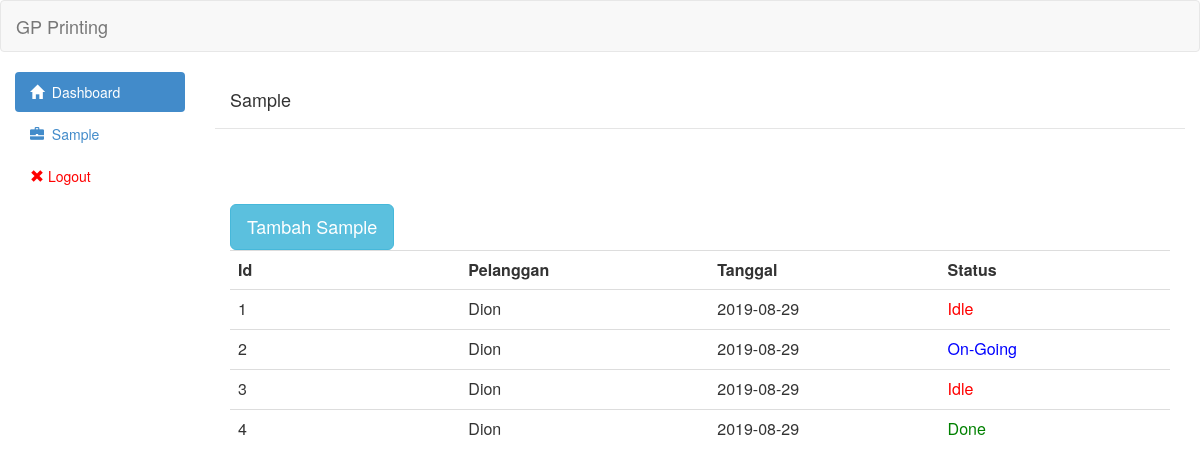
/view/sample.php (signed in), run on the app's committed database.
### tables this page shows
CREATE TABLE `sample` (
  `id` int(11) NOT NULL,
  `id_pelanggan` int(11) NOT NULL,
  `tgl` date NOT NULL,
  `status` tinyint(1) NOT NULL DEFAULT 0,
  `deadline` date DEFAULT NULL
);

CREATE TABLE `pelanggan` (
  `id` int(11) NOT NULL,
  `nama` varchar(255) NOT NULL,
  `alamat` text NOT NULL,
  `no_telepon` varchar(255) NOT NULL
);

### controller/sample/sample_show.php (the view, shortened to what this page needs)
<?php
	include('../controller/config/linken.php');
	include('../controller/config/asset.php');
	$queryGetSample = "SELECT sample.id,sample.deadline,pelanggan.nama,sample.status,sample.tgl FROM sample join pelanggan on sample.id_pelanggan = pelanggan.id ORDER BY sample.id ASC";
	$resultGetSample = mysqli_query($link,$queryGetSample) or die(mysqli_error($link));
	 echo "<table class='table table-hover'><tr>
                        <th class='col-md-1'>Id</th>
                        <th class='col-md-1'>Pelanggan</th>
                        <th class='col-md-1'>Tanggal</th>
						<th class='col-md-1'>Status</th>
                        </tr>";
	while($row = mysqli_fetch_assoc($resultGetSample)){
                            ?>
                            <tr onclick='AjaxGetDetailSample(<?php echo $row['id']?>)'>
								<td><?php echo $row['id']?></td>
                                <td><?php echo $row['nama']?></td>
                                <td><?php echo $row['tgl']?></td>
								<td><?php if($row['status']==1){
									echo "<span style='color:blue'>On-Going</span>";
									}else if($row['status']==2){
										echo "<span style='color:green'>Done</span>";
									}else{
										echo "<span style='color:red'>Idle</span>";
									}
								;?></td>
                            </tr>
<?php
	}
	echo "</table>"
	?>

### controller/config/asset.php (shortened to what this page needs)
<?php
 echo '
   <script
			  src="https://code.jquery.com/jquery-3.4.1.js"
>
	</script>
        <script src="//code.jquery.com/ui/1.11.1/jquery-ui.js"></script>
        <link rel="stylesheet" type="text/css" href="http://ajax.googleapis.com/ajax/libs/jqueryui/1.8/themes/base/jquery-ui.css" />
	<script type="text/javascript" src="assets/js/bootstrap.js"></script>
	<link rel="stylesheet" type="text/css" href="assets/css/bootstrap.css">
	';
?>

### view/header.php (shortened to what this page needs)
<?php
$path = $_SERVER['DOCUMENT_ROOT'].'/gp-printing';
include($path.'/controller/config/asset.php');
?>
<!DOCTYPE html>
<html>
<body>
		<div class="navbar navbar-default">
		<div class="container-fluid">
			<div class="navbar-header">
				<a href="#" class="navbar-brand">GP Printing</a>
			</div>
		</div>
	</div>
<div class="col-md-2">
		<ul class="nav nav-pills nav-stacked">
			<li class="active"><a href="index.php"><span class="glyphicon glyphicon-home"></span>&nbsp;&nbsp;Dashboard</a></li>
			<li><a href="view/sample.php"><span class="glyphicon glyphicon-briefcase"></span>&nbsp;&nbsp;Sample</a></li>
            <li><a style="color:red;" href="controller/login/logout.php"><span class="glyphicon glyphicon-remove"></span >  Logout</a></li>
		</ul>
	</div>
	<div class="col-md-10">
</body>
</html>

### view/sample.php (shortened to what this page needs)
<?php
include('header.php');
include('../controller/config/asset.php');
?>
<div class="modal-header">
    <h4 class="modal-title">Sample</h4>
</div>
<div class="modal-body">
   <br />
   <br />
   <br>
<button type="button" class="btn btn-info btn-lg" data-toggle="modal" data-target="#myModal">Tambah Sample</button>
<?php
	include '../controller/sample/sample_show.php';
?>
</div>

### data on the page
sample: id "1", id_pelanggan.nama "Dion", tgl "2019-08-29", status "Idle"
sample: id "2", id_pelanggan.nama "Dion", tgl "2019-08-29", status "On-Going"
sample: id "3", id_pelanggan.nama "Dion", tgl "2019-08-29", status "Idle"
sample: id "4", id_pelanggan.nama "Dion", tgl "2019-08-29", status "Done"
